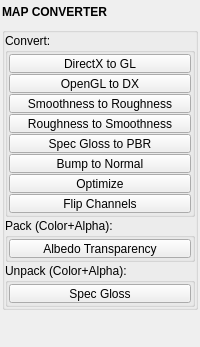
<?xml version="1.0" encoding="UTF-8"?>
<ui version="4.0">
 <class>QtUi</class>
 <widget class="QMainWindow" name="QtUi">
  <property name="enabled">
   <bool>true</bool>
  </property>
  <property name="geometry">
   <rect>
    <x>0</x>
    <y>0</y>
    <width>200</width>
    <height>303</height>
   </rect>
  </property>
  <property name="tabShape">
   <enum>QTabWidget::Triangular</enum>
  </property>
  <property name="dockNestingEnabled">
   <bool>true</bool>
  </property>
  <property name="dockOptions">
   <set>QMainWindow::AllowNestedDocks|QMainWindow::AllowTabbedDocks|QMainWindow::AnimatedDocks|QMainWindow::ForceTabbedDocks</set>
  </property>
  <widget class="QWidget" name="central_widget">
   <property name="minimumSize">
    <size>
     <width>200</width>
     <height>0</height>
    </size>
   </property>
   <layout class="QVBoxLayout" name="verticalLayout">
    <property name="spacing">
     <number>2</number>
    </property>
    <property name="leftMargin">
     <number>2</number>
    </property>
    <property name="topMargin">
     <number>2</number>
    </property>
    <property name="rightMargin">
     <number>2</number>
    </property>
    <property name="bottomMargin">
     <number>2</number>
    </property>
    <item>
     <layout class="QVBoxLayout" name="main_layout">
      <property name="spacing">
       <number>6</number>
      </property>
      <property name="sizeConstraint">
       <enum>QLayout::SetFixedSize</enum>
      </property>
      <item>
       <widget class="Header" name="header">
        <property name="sizePolicy">
         <sizepolicy hsizetype="Preferred" vsizetype="Fixed">
          <horstretch>0</horstretch>
          <verstretch>0</verstretch>
         </sizepolicy>
        </property>
        <property name="minimumSize">
         <size>
          <width>0</width>
          <height>19</height>
         </size>
        </property>
        <property name="maximumSize">
         <size>
          <width>999</width>
          <height>19</height>
         </size>
        </property>
        <property name="font">
         <font>
          <weight>75</weight>
          <bold>true</bold>
         </font>
        </property>
        <property name="text">
         <string>MAP CONVERTER</string>
        </property>
       </widget>
      </item>
      <item>
       <widget class="QGroupBox" name="Formatting">
        <property name="sizePolicy">
         <sizepolicy hsizetype="Preferred" vsizetype="Fixed">
          <horstretch>0</horstretch>
          <verstretch>0</verstretch>
         </sizepolicy>
        </property>
        <property name="title">
         <string/>
        </property>
        <layout class="QVBoxLayout" name="verticalLayout_4">
         <property name="spacing">
          <number>1</number>
         </property>
         <property name="leftMargin">
          <number>0</number>
         </property>
         <property name="topMargin">
          <number>0</number>
         </property>
         <property name="rightMargin">
          <number>0</number>
         </property>
         <property name="bottomMargin">
          <number>0</number>
         </property>
         <item>
          <widget class="CollapsableGroup" name="groupBox_2">
           <property name="title">
            <string>Convert:</string>
           </property>
           <layout class="QVBoxLayout" name="verticalLayout_3">
            <property name="spacing">
             <number>1</number>
            </property>
            <property name="leftMargin">
             <number>1</number>
            </property>
            <property name="topMargin">
             <number>1</number>
            </property>
            <property name="rightMargin">
             <number>1</number>
            </property>
            <property name="bottomMargin">
             <number>1</number>
            </property>
            <item>
             <widget class="QPushButton" name="b000">
              <property name="enabled">
               <bool>true</bool>
              </property>
              <property name="sizePolicy">
               <sizepolicy hsizetype="Preferred" vsizetype="Fixed">
                <horstretch>0</horstretch>
                <verstretch>0</verstretch>
               </sizepolicy>
              </property>
              <property name="minimumSize">
               <size>
                <width>0</width>
                <height>19</height>
               </size>
              </property>
              <property name="maximumSize">
               <size>
                <width>16777215</width>
                <height>19</height>
               </size>
              </property>
              <property name="toolTip">
               <string>&lt;b&gt;Convert DirectX to OpenGL&lt;/b&gt;&lt;br&gt;
Converts a &lt;b&gt;Normal Map&lt;/b&gt; from &lt;b&gt;DirectX&lt;/b&gt; format to &lt;b&gt;OpenGL&lt;/b&gt; format.&lt;br&gt;&lt;br&gt;
&lt;b&gt;Usage:&lt;/b&gt; Select a &lt;b&gt;DirectX&lt;/b&gt; normal map.&lt;br&gt;&lt;br&gt;
- If an existing &lt;b&gt;OpenGL&lt;/b&gt; normal map of the same name is found, it will be &lt;b&gt;overwritten&lt;/b&gt;.</string>
              </property>
              <property name="text">
               <string>DirectX to GL</string>
              </property>
             </widget>
            </item>
            <item>
             <widget class="QPushButton" name="b001">
              <property name="enabled">
               <bool>true</bool>
              </property>
              <property name="sizePolicy">
               <sizepolicy hsizetype="Preferred" vsizetype="Fixed">
                <horstretch>0</horstretch>
                <verstretch>0</verstretch>
               </sizepolicy>
              </property>
              <property name="minimumSize">
               <size>
                <width>0</width>
                <height>19</height>
               </size>
              </property>
              <property name="maximumSize">
               <size>
                <width>16777215</width>
                <height>19</height>
               </size>
              </property>
              <property name="toolTip">
               <string>&lt;b&gt;Convert OpenGL to DirectX&lt;/b&gt;&lt;br&gt;
Converts a &lt;b&gt;Normal Map&lt;/b&gt; from &lt;b&gt;OpenGL&lt;/b&gt; format to &lt;b&gt;DirectX&lt;/b&gt; format.&lt;br&gt;&lt;br&gt;
&lt;b&gt;Usage:&lt;/b&gt; Select an &lt;b&gt;OpenGL&lt;/b&gt; normal map.&lt;br&gt;&lt;br&gt;
- If an existing &lt;b&gt;DirectX&lt;/b&gt; normal map of the same name is found, it will be &lt;b&gt;overwritten&lt;/b&gt;.

</string>
              </property>
              <property name="text">
               <string>OpenGL to DX</string>
              </property>
             </widget>
            </item>
            <item>
             <widget class="QPushButton" name="b010">
              <property name="enabled">
               <bool>true</bool>
              </property>
              <property name="sizePolicy">
               <sizepolicy hsizetype="Preferred" vsizetype="Fixed">
                <horstretch>0</horstretch>
                <verstretch>0</verstretch>
               </sizepolicy>
              </property>
              <property name="minimumSize">
               <size>
                <width>0</width>
                <height>19</height>
               </size>
              </property>
              <property name="maximumSize">
               <size>
                <width>16777215</width>
                <height>19</height>
               </size>
              </property>
              <property name="toolTip">
               <string>&lt;html&gt;&lt;head/&gt;&lt;body&gt;&lt;p&gt;Convert Smoothness to Roughness  &lt;/p&gt;&lt;p&gt;Converts a Smoothness map into a Roughness map by inverting its values.  &lt;/p&gt;&lt;p&gt;&lt;br/&gt;&lt;/p&gt;&lt;p&gt;Usage: Select a Smoothness map. Batch processing is supported.  &lt;/p&gt;&lt;p&gt;&lt;br/&gt;&lt;/p&gt;&lt;p&gt;- If an existing Roughness map of the same name is found, it will be overwritten.&lt;/p&gt;&lt;p&gt;&lt;br/&gt;&lt;/p&gt;&lt;/body&gt;&lt;/html&gt;</string>
              </property>
              <property name="text">
               <string>Smoothness to Roughness</string>
              </property>
             </widget>
            </item>
            <item>
             <widget class="QPushButton" name="b011">
              <property name="enabled">
               <bool>true</bool>
              </property>
              <property name="sizePolicy">
               <sizepolicy hsizetype="Preferred" vsizetype="Fixed">
                <horstretch>0</horstretch>
                <verstretch>0</verstretch>
               </sizepolicy>
              </property>
              <property name="minimumSize">
               <size>
                <width>0</width>
                <height>19</height>
               </size>
              </property>
              <property name="maximumSize">
               <size>
                <width>16777215</width>
                <height>19</height>
               </size>
              </property>
              <property name="toolTip">
               <string>&lt;html&gt;&lt;head/&gt;&lt;body&gt;&lt;p&gt;Convert Roughness to Smoothness  &lt;/p&gt;&lt;p&gt;Converts a Roughness map into a Smoothness map by inverting its values.  &lt;/p&gt;&lt;p&gt;&lt;br/&gt;&lt;/p&gt;&lt;p&gt;Usage: Select a Roughness map. Batch processing is supported.  &lt;/p&gt;&lt;p&gt;&lt;br/&gt;&lt;/p&gt;&lt;p&gt;- If an existing Smoothness map of the same name is found, it will be overwritten.&lt;/p&gt;&lt;p&gt;&lt;br/&gt;&lt;/p&gt;&lt;/body&gt;&lt;/html&gt;</string>
              </property>
              <property name="text">
               <string>Roughness to Smoothness</string>
              </property>
             </widget>
            </item>
            <item>
             <widget class="PushButton" name="tb001">
              <property name="enabled">
               <bool>true</bool>
              </property>
              <property name="sizePolicy">
               <sizepolicy hsizetype="Preferred" vsizetype="Fixed">
                <horstretch>0</horstretch>
                <verstretch>0</verstretch>
               </sizepolicy>
              </property>
              <property name="minimumSize">
               <size>
                <width>0</width>
                <height>19</height>
               </size>
              </property>
              <property name="maximumSize">
               <size>
                <width>16777215</width>
                <height>19</height>
               </size>
              </property>
              <property name="toolTip">
               <string>&lt;html&gt;&lt;head/&gt;&lt;body&gt;&lt;p&gt;&lt;span style=&quot; font-weight:600;&quot;&gt;Convert Specular Glossiness to PBR&lt;/span&gt;&lt;br/&gt;Converts Specular Glossiness map(s) to &lt;span style=&quot; font-weight:600;&quot;&gt;PBR&lt;/span&gt; format.&lt;br/&gt;&lt;br/&gt;&lt;span style=&quot; font-weight:600;&quot;&gt;Usage:&lt;/span&gt; Select &lt;span style=&quot; font-weight:600;&quot;&gt;Diffuse, Specular,&lt;/span&gt; and &lt;span style=&quot; font-weight:600;&quot;&gt;Glossiness&lt;/span&gt; maps.  Select multiple maps from different sets to batch process.&lt;br/&gt;&lt;br/&gt;- If no &lt;span style=&quot; font-weight:600;&quot;&gt;Glossiness&lt;/span&gt; map is provided, it will attempt to extract it from the &lt;span style=&quot; font-weight:600;&quot;&gt;Specular&lt;/span&gt; map.&lt;br/&gt;- If extraction fails, the &lt;span style=&quot; font-weight:600;&quot;&gt;Roughness&lt;/span&gt; map will be approximated using the &lt;span style=&quot; font-weight:600;&quot;&gt;Specular&lt;/span&gt; map.&lt;br/&gt;- If existing &lt;span style=&quot; font-weight:600;&quot;&gt;BaseColor, Metallic,&lt;/span&gt; and &lt;span style=&quot; font-weight:600;&quot;&gt;Roughness&lt;/span&gt; maps of the same name exist, they will be &lt;span style=&quot; font-weight:600;&quot;&gt;overwritten&lt;/span&gt;. &lt;/p&gt;&lt;/body&gt;&lt;/html&gt;</string>
              </property>
              <property name="text">
               <string>Spec Gloss to PBR</string>
              </property>
             </widget>
            </item>
            <item>
             <widget class="PushButton" name="tb003">
              <property name="enabled">
               <bool>true</bool>
              </property>
              <property name="sizePolicy">
               <sizepolicy hsizetype="Preferred" vsizetype="Fixed">
                <horstretch>0</horstretch>
                <verstretch>0</verstretch>
               </sizepolicy>
              </property>
              <property name="minimumSize">
               <size>
                <width>0</width>
                <height>19</height>
               </size>
              </property>
              <property name="maximumSize">
               <size>
                <width>16777215</width>
                <height>19</height>
               </size>
              </property>
              <property name="toolTip">
               <string>&lt;html&gt;&lt;head/&gt;&lt;body&gt;&lt;p&gt;&lt;span style=&quot; font-weight:600;&quot;&gt;Bump to Normal&lt;/span&gt;&lt;br/&gt;Converts Bump/Height to Normal with options available in the tool menu.&lt;br/&gt;&lt;br/&gt;&lt;span style=&quot; font-weight:600;&quot;&gt;Options:&lt;/span&gt; Choose OpenGL or DirectX format and set intensity.&lt;/p&gt;&lt;/body&gt;&lt;/html&gt;</string>
              </property>
              <property name="text">
               <string>Bump to Normal</string>
              </property>
             </widget>
            </item>
            <item>
             <widget class="PushButton" name="tb000">
              <property name="enabled">
               <bool>true</bool>
              </property>
              <property name="sizePolicy">
               <sizepolicy hsizetype="Preferred" vsizetype="Fixed">
                <horstretch>0</horstretch>
                <verstretch>0</verstretch>
               </sizepolicy>
              </property>
              <property name="minimumSize">
               <size>
                <width>0</width>
                <height>19</height>
               </size>
              </property>
              <property name="maximumSize">
               <size>
                <width>16777215</width>
                <height>19</height>
               </size>
              </property>
              <property name="toolTip">
               <string>&lt;html&gt;&lt;head/&gt;&lt;body&gt;&lt;p&gt;&lt;span style=&quot; font-weight:600;&quot;&gt;Optimize Texture&lt;/span&gt;&lt;br/&gt;Optimizes a texture by clamping the maximum size and adjusting the image (such as setting bit depth) according to the map type.&lt;br/&gt;&lt;br/&gt;&lt;span style=&quot; font-weight:600;&quot;&gt;Usage:&lt;/span&gt; Select the texture map(s) to optimize.&lt;br/&gt;&lt;br/&gt;The optimized texture will be created in the same directory, with the original file moved to an &lt;span style=&quot; font-style:italic;&quot;&gt;old&lt;/span&gt; folder. &lt;/p&gt;&lt;/body&gt;&lt;/html&gt;</string>
              </property>
              <property name="text">
               <string>Optimize</string>
              </property>
             </widget>
            </item>
            <item>
             <widget class="PushButton" name="tb002">
              <property name="enabled">
               <bool>true</bool>
              </property>
              <property name="sizePolicy">
               <sizepolicy hsizetype="Preferred" vsizetype="Fixed">
                <horstretch>0</horstretch>
                <verstretch>0</verstretch>
               </sizepolicy>
              </property>
              <property name="minimumSize">
               <size>
                <width>0</width>
                <height>19</height>
               </size>
              </property>
              <property name="maximumSize">
               <size>
                <width>16777215</width>
                <height>19</height>
               </size>
              </property>
              <property name="toolTip">
               <string>&lt;html&gt;&lt;head/&gt;&lt;body&gt;&lt;p&gt;&lt;span style=&quot; font-weight:600;&quot;&gt;Flip Channels&lt;/span&gt;&lt;br/&gt;Invert, swap, broadcast, or constant-fill an image's R/G/B/A channels.&lt;br/&gt;&lt;br/&gt;&lt;span style=&quot; font-weight:600;&quot;&gt;Options:&lt;/span&gt; Per output channel, choose its source (optionally inverted, or Black/White). Set a suffix to save a copy; empty overwrites the source.&lt;br/&gt;&lt;br/&gt;&lt;span style=&quot; font-weight:600;&quot;&gt;Usage:&lt;/span&gt; Select texture map(s). Batch processing is supported.&lt;/p&gt;&lt;/body&gt;&lt;/html&gt;</string>
              </property>
              <property name="text">
               <string>Flip Channels</string>
              </property>
             </widget>
            </item>
           </layout>
          </widget>
         </item>
         <item>
          <widget class="CollapsableGroup" name="groupBox">
           <property name="title">
            <string>Pack (Color+Alpha):</string>
           </property>
           <layout class="QVBoxLayout" name="verticalLayout_2">
            <property name="spacing">
             <number>1</number>
            </property>
            <property name="leftMargin">
             <number>1</number>
            </property>
            <property name="topMargin">
             <number>1</number>
            </property>
            <property name="rightMargin">
             <number>1</number>
            </property>
            <property name="bottomMargin">
             <number>1</number>
            </property>
            <item>
             <widget class="QPushButton" name="b004">
              <property name="enabled">
               <bool>true</bool>
              </property>
              <property name="sizePolicy">
               <sizepolicy hsizetype="Preferred" vsizetype="Fixed">
                <horstretch>0</horstretch>
                <verstretch>0</verstretch>
               </sizepolicy>
              </property>
              <property name="minimumSize">
               <size>
                <width>0</width>
                <height>19</height>
               </size>
              </property>
              <property name="maximumSize">
               <size>
                <width>16777215</width>
                <height>19</height>
               </size>
              </property>
              <property name="toolTip">
               <string>&lt;html&gt;&lt;head/&gt;&lt;body&gt;&lt;p&gt;&lt;span style=&quot; font-weight:600;&quot;&gt;Pack Transparency into Albedo&lt;/span&gt;&lt;br/&gt;Combines a &lt;span style=&quot; font-weight:600;&quot;&gt;Transparency (Opacity)&lt;/span&gt; map into the &lt;span style=&quot; font-weight:600;&quot;&gt;Albedo&lt;/span&gt; map.&lt;br/&gt;&lt;br/&gt;&lt;span style=&quot; font-weight:600;&quot;&gt;Usage:&lt;/span&gt; Select an &lt;span style=&quot; font-weight:600;&quot;&gt;Albedo&lt;/span&gt; and an &lt;span style=&quot; font-weight:600;&quot;&gt;Opacity&lt;/span&gt; map.  Select multiple maps from different sets to batch process.&lt;br/&gt;&lt;br/&gt;- If an existing &lt;span style=&quot; font-weight:600;&quot;&gt;Albedo Transparency&lt;/span&gt; map of the same name exists, it will be &lt;span style=&quot; font-weight:600;&quot;&gt;overwritten&lt;/span&gt;.&lt;br/&gt;- If a &lt;span style=&quot; font-weight:600;&quot;&gt;BaseColor&lt;/span&gt; map is provided, it will be converted to &lt;span style=&quot; font-weight:600;&quot;&gt;Albedo&lt;/span&gt;. &lt;/p&gt;&lt;/body&gt;&lt;/html&gt;</string>
              </property>
              <property name="text">
               <string>Albedo Transparency</string>
              </property>
             </widget>
            </item>
           </layout>
          </widget>
         </item>
         <item>
          <widget class="CollapsableGroup" name="groupBox_3">
           <property name="title">
            <string>Unpack (Color+Alpha):</string>
           </property>
           <layout class="QVBoxLayout" name="verticalLayout_5">
            <property name="spacing">
             <number>1</number>
            </property>
            <property name="leftMargin">
             <number>1</number>
            </property>
            <property name="topMargin">
             <number>1</number>
            </property>
            <property name="rightMargin">
             <number>1</number>
            </property>
            <property name="bottomMargin">
             <number>1</number>
            </property>
            <item>
             <widget class="QPushButton" name="b007">
              <property name="enabled">
               <bool>true</bool>
              </property>
              <property name="sizePolicy">
               <sizepolicy hsizetype="Preferred" vsizetype="Fixed">
                <horstretch>0</horstretch>
                <verstretch>0</verstretch>
               </sizepolicy>
              </property>
              <property name="minimumSize">
               <size>
                <width>0</width>
                <height>19</height>
               </size>
              </property>
              <property name="maximumSize">
               <size>
                <width>16777215</width>
                <height>19</height>
               </size>
              </property>
              <property name="toolTip">
               <string>&lt;html&gt;&lt;head/&gt;&lt;body&gt;&lt;p&gt;&lt;span style=&quot; font-weight:600;&quot;&gt;Unpack Specular and Glossiness to separate maps.&lt;/span&gt;&lt;br/&gt;Extracts the Glossiness map from the Specular map's alpha channel.&lt;br/&gt;&lt;br/&gt;&lt;span style=&quot; font-weight:600;&quot;&gt;Usage:&lt;/span&gt; Select a &lt;span style=&quot; font-weight:600;&quot;&gt;Specular &lt;/span&gt;map.&lt;br/&gt;&lt;br/&gt;- If extraction fails, the Glossiness map will be approximated using the &lt;span style=&quot; font-weight:600;&quot;&gt;Specular&lt;/span&gt; map.&lt;br/&gt;- If an existing Specular or Glossiness map of the same name exists, it will be &lt;span style=&quot; font-weight:600;&quot;&gt;overwritten&lt;/span&gt;. &lt;/p&gt;&lt;/body&gt;&lt;/html&gt;</string>
              </property>
              <property name="text">
               <string>Spec Gloss</string>
              </property>
             </widget>
            </item>
           </layout>
          </widget>
         </item>
        </layout>
       </widget>
      </item>
      <item>
       <spacer name="verticalSpacer">
        <property name="orientation">
         <enum>Qt::Vertical</enum>
        </property>
        <property name="sizeType">
         <enum>QSizePolicy::Fixed</enum>
        </property>
        <property name="sizeHint" stdset="0">
         <size>
          <width>0</width>
          <height>10</height>
         </size>
        </property>
       </spacer>
      </item>
      <item>
       <widget class="Footer" name="footer" native="true">
        <property name="minimumSize">
         <size>
          <width>0</width>
          <height>19</height>
         </size>
        </property>
        <property name="maximumSize">
         <size>
          <width>16777215</width>
          <height>19</height>
         </size>
        </property>
       </widget>
      </item>
     </layout>
    </item>
   </layout>
  </widget>
 </widget>
 <customwidgets>
  <customwidget>
   <class>Header</class>
   <extends>QLabel</extends>
   <header>uitk.widgets.header</header>
  </customwidget>
  <customwidget>
   <class>PushButton</class>
   <extends>QPushButton</extends>
   <header>uitk.widgets.pushButton</header>
  </customwidget>
  <customwidget>
   <class>CollapsableGroup</class>
   <extends>QGroupBox</extends>
   <header>uitk.widgets.collapsableGroup.CollapsableGroup.h</header>
   <container>1</container>
  </customwidget>
  <customwidget>
   <class>Footer</class>
   <extends>QWidget</extends>
   <header>uitk.widgets.footer</header>
  </customwidget>
 </customwidgets>
 <resources/>
 <connections/>
 <designerdata>
  <property name="gridDeltaX">
   <number>5</number>
  </property>
  <property name="gridDeltaY">
   <number>5</number>
  </property>
  <property name="gridSnapX">
   <bool>true</bool>
  </property>
  <property name="gridSnapY">
   <bool>true</bool>
  </property>
  <property name="gridVisible">
   <bool>true</bool>
  </property>
 </designerdata>
</ui>
